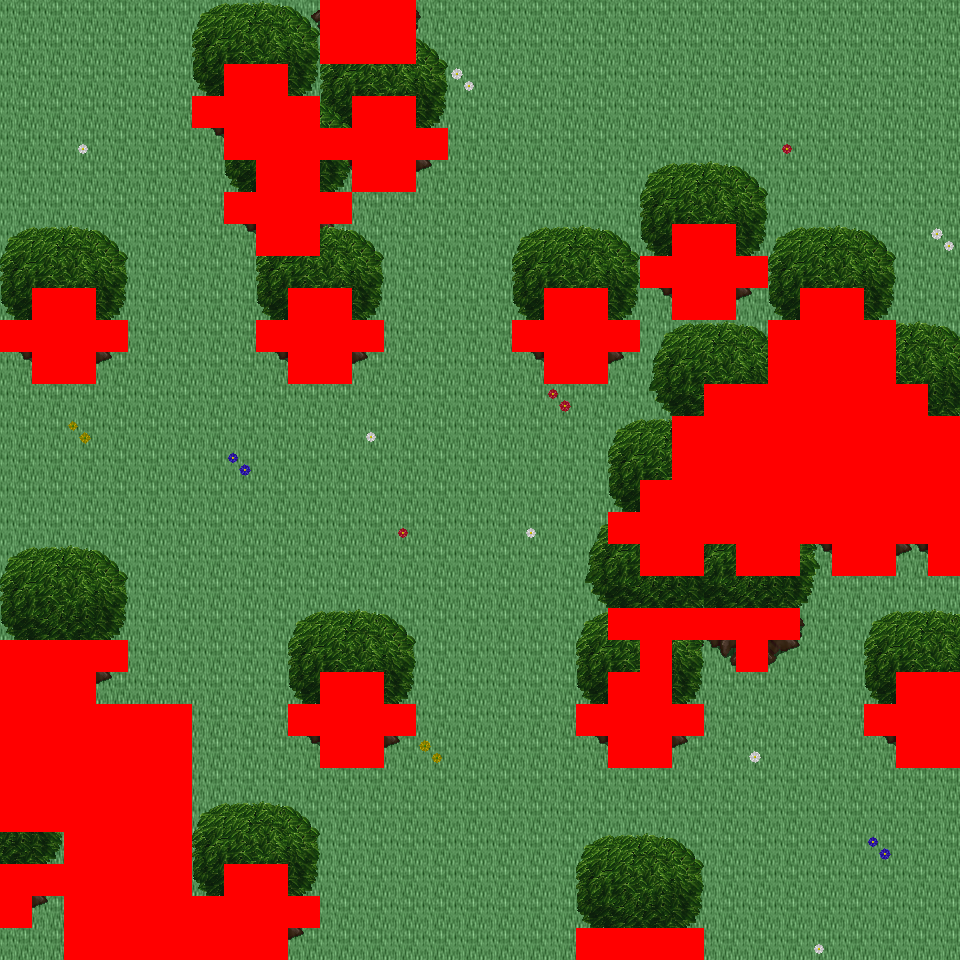

A level layout from a 2D game, rendered from its tile map. Below: a short description, then the map file with tile-grid data replaced by summaries:
An orthogonal 30x30 tile map with 32x32 px tiles, 6 tile layers (Ground, Object, Object2, Above, ...), 42 tilesets and 10 objects (10x mapExit).

<map version="1.0" orientation="orthogonal" renderorder="right-down" width="30" height="30" tilewidth="32" tileheight="32" nextobjectid="11">
  <tileset firstgid="1" name="tileset_logic_collision" tilewidth="32" tileheight="32" tilecount="1" columns="1">
    <image source="../drawable/tileset_logic_collision.png" width="32" height="32" />
  </tileset>
  <tileset firstgid="2" name="tileset_building_decoration_orbpedestal" tilewidth="32" tileheight="32" tilecount="2" columns="1">
    <image source="../drawable/tileset_building_decoration_orbpedestal.png" width="32" height="64" />
  </tileset>
  <tileset firstgid="4" name="tileset_building_decoration_block" tilewidth="32" tileheight="32" tilecount="2" columns="2">
    <image source="../drawable/tileset_building_decoration_block.png" width="64" height="32" />
  </tileset>
  <tileset firstgid="6" name="tileset_building_decoration_chimney" tilewidth="32" tileheight="32" tilecount="2" columns="1">
    <image source="../drawable/tileset_building_decoration_chimney.png" width="32" height="64" />
  </tileset>
  <tileset firstgid="8" name="tileset_building_fence_fence_chunky" tilewidth="32" tileheight="32" tilecount="21" columns="3">
    <image source="../drawable/tileset_building_fence_fence_chunky.png" width="96" height="224" />
  </tileset>
  <tileset firstgid="29" name="tileset_ground_cobbled_paving" tilewidth="32" tileheight="32" tilecount="1" columns="1">
    <image source="../drawable/tileset_ground_cobbled_paving.png" width="32" height="32" />
  </tileset>
  <tileset firstgid="30" name="tileset_ground_gravel" tilewidth="32" tileheight="32" tilecount="1" columns="1">
    <image source="../drawable/tileset_ground_gravel.png" width="32" height="32" />
  </tileset>
  <tileset firstgid="31" name="tileset_ground_stone_floors" tilewidth="32" tileheight="32" tilecount="6" columns="3">
    <image source="../drawable/tileset_ground_stone_floors.png" width="96" height="64" />
  </tileset>
  <tileset firstgid="37" name="tileset_ground_ground" tilewidth="32" tileheight="32" tilecount="33" columns="3">
    <image source="../drawable/tileset_ground_ground.png" width="96" height="352" />
  </tileset>
  <tileset firstgid="70" name="tileset_plant_bush_hedge" tilewidth="32" tileheight="32" tilecount="35" columns="5">
    <image source="../drawable/tileset_plant_bush_hedge.png" width="160" height="224" />
  </tileset>
  <tileset firstgid="105" name="tileset_plant_bush_various_small" tilewidth="32" tileheight="32" tilecount="9" columns="3">
    <image source="../drawable/tileset_plant_bush_various_small.png" width="96" height="96" />
  </tileset>
  <tileset firstgid="114" name="tileset_plant_flower_daisy_blue" tilewidth="32" tileheight="32" tilecount="8" columns="2">
    <image source="../drawable/tileset_plant_flower_daisy_blue.png" width="64" height="128" />
  </tileset>
  <tileset firstgid="122" name="tileset_plant_flower_daisy_red" tilewidth="32" tileheight="32" tilecount="8" columns="2">
    <image source="../drawable/tileset_plant_flower_daisy_red.png" width="64" height="128" />
  </tileset>
  <tileset firstgid="130" name="tileset_plant_flower_daisy_white" tilewidth="32" tileheight="32" tilecount="8" columns="2">
    <image source="../drawable/tileset_plant_flower_daisy_white.png" width="64" height="128" />
  </tileset>
  <tileset firstgid="138" name="tileset_plant_flower_daisy_yellow" tilewidth="32" tileheight="32" tilecount="8" columns="2">
    <image source="../drawable/tileset_plant_flower_daisy_yellow.png" width="64" height="128" />
  </tileset>
  <tileset firstgid="146" name="tileset_plant_vine_plait" tilewidth="32" tileheight="32" tilecount="9" columns="3">
    <image source="../drawable/tileset_plant_vine_plait.png" width="96" height="96" />
  </tileset>
  <tileset firstgid="155" name="tileset_furniture_light_iron_lamp" tilewidth="32" tileheight="32" tilecount="3" columns="1">
    <image source="../drawable/tileset_furniture_light_iron_lamp.png" width="32" height="96" />
  </tileset>
  <tileset firstgid="158" name="tileset_furniture_light_flames" tilewidth="32" tileheight="32" tilecount="6" columns="6">
    <image source="../drawable/tileset_furniture_light_flames.png" width="192" height="32" />
  </tileset>
  <tileset firstgid="164" name="tileset_ground_grass_corners" tilewidth="32" tileheight="32" tilecount="24" columns="6">
    <image source="../drawable/tileset_ground_grass_corners.png" width="192" height="128" />
  </tileset>
  <tileset firstgid="188" name="tileset_ground_grass_edges" tilewidth="32" tileheight="32" tilecount="36" columns="12">
    <image source="../drawable/tileset_ground_grass_edges.png" width="384" height="96" />
  </tileset>
  <tileset firstgid="224" name="tileset_plant_tree_tree_golden_large" tilewidth="32" tileheight="32" tilecount="24" columns="4">
    <image source="../drawable/tileset_plant_tree_tree_golden_large.png" width="128" height="192" />
  </tileset>
  <tileset firstgid="248" name="tileset_ground_water_dungeon_water" tilewidth="32" tileheight="32" tilecount="30" columns="3">
    <image source="../drawable/tileset_ground_water_dungeon_water.png" width="96" height="320" />
  </tileset>
  <tileset firstgid="278" name="tileset_plant_indoor_pot_plant_1" tilewidth="32" tileheight="32" tilecount="12" columns="6">
    <image source="../drawable/tileset_plant_indoor_pot_plant_1.png" width="192" height="64" />
  </tileset>
  <tileset firstgid="290" name="tileset_logic_creature_human_imperial" tilewidth="32" tileheight="32" tilecount="16" columns="8">
    <image source="../drawable/tileset_logic_creature_human_imperial.png" width="256" height="64" />
  </tileset>
  <tileset firstgid="306" name="tileset_item_statue_metal_and_stone" tilewidth="32" tileheight="32" tilecount="6" columns="3">
    <image source="../drawable/tileset_item_statue_metal_and_stone.png" width="96" height="64" />
  </tileset>
  <tileset firstgid="312" name="tileset_item_statue_grey_stone" tilewidth="32" tileheight="32" tilecount="4" columns="2">
    <image source="../drawable/tileset_item_statue_grey_stone.png" width="64" height="64" />
  </tileset>
  <tileset firstgid="316" name="tileset_building_castle" tilewidth="32" tileheight="32" tilecount="320" columns="20">
    <image source="../drawable/tileset_building_castle.png" width="640" height="512" />
  </tileset>
  <tileset firstgid="636" name="tileset_building_church" tilewidth="32" tileheight="32" tilecount="56" columns="8">
    <image source="../drawable/tileset_building_church.png" width="256" height="224" />
  </tileset>
  <tileset firstgid="692" name="tileset_item_pot_pot_golden" tilewidth="32" tileheight="32" tilecount="4" columns="4">
    <image source="../drawable/tileset_item_pot_pot_golden.png" width="128" height="32" />
  </tileset>
  <tileset firstgid="696" name="tileset_furniture_table_bench" tilewidth="32" tileheight="32" tilecount="3" columns="3">
    <image source="../drawable/tileset_furniture_table_bench.png" width="96" height="32" />
  </tileset>
  <tileset firstgid="699" name="tileset_item_statue_green_stone" tilewidth="32" tileheight="32" tilecount="12" columns="4">
    <image source="../drawable/tileset_item_statue_green_stone.png" width="128" height="96" />
  </tileset>
  <tileset firstgid="711" name="tileset_item_statue_green_stone_2" tilewidth="32" tileheight="32" tilecount="6" columns="2">
    <image source="../drawable/tileset_item_statue_green_stone_2.png" width="64" height="96" />
  </tileset>
  <tileset firstgid="717" name="tileset_plant_bush_hosta" tilewidth="32" tileheight="32" tilecount="9" columns="3">
    <image source="../drawable/tileset_plant_bush_hosta.png" width="96" height="96" />
  </tileset>
  <tileset firstgid="726" name="tileset_plant_tree_tree_green" tilewidth="32" tileheight="32" tilecount="88" columns="8">
    <image source="../drawable/tileset_plant_tree_tree_green.png" width="256" height="352" />
  </tileset>
  <tileset firstgid="814" name="tileset_item_banners_flag" tilewidth="32" tileheight="32" tilecount="12" columns="3">
    <image source="../drawable/tileset_item_banners_flag.png" width="96" height="128" />
  </tileset>
  <tileset firstgid="826" name="tileset_furniture_table_long_front_on" tilewidth="32" tileheight="32" tilecount="3" columns="1">
    <image source="../drawable/tileset_furniture_table_long_front_on.png" width="32" height="96" />
  </tileset>
  <tileset firstgid="829" name="tileset_item_flagpole" tilewidth="32" tileheight="32" tilecount="3" columns="1">
    <image source="../drawable/tileset_item_flagpole.png" width="32" height="96" />
  </tileset>
  <tileset firstgid="832" name="tileset_logic_portal" tilewidth="32" tileheight="32" tilecount="24" columns="8">
    <image source="../drawable/tileset_logic_portal.png" width="256" height="96" />
  </tileset>
  <tileset firstgid="856" name="tileset_logic_creature_animal" tilewidth="32" tileheight="32" tilecount="32" columns="8">
    <image source="../drawable/tileset_logic_creature_animal.png" width="256" height="128" />
  </tileset>
  <tileset firstgid="888" name="tileset_plant_tree_spruce" tilewidth="32" tileheight="32" tilecount="6" columns="2">
    <image source="../drawable/tileset_plant_tree_spruce.png" width="64" height="96" />
  </tileset>
  <tileset firstgid="894" name="tileset_light_light_5x5" tilewidth="32" tileheight="32" tilecount="25" columns="5">
    <image source="../drawable/tileset_light_light_5x5.png" width="160" height="160" />
  </tileset>
  <tileset firstgid="919" name="tileset_plant_stump_stump_brown" tilewidth="32" tileheight="32" tilecount="4" columns="2">
    <image source="../drawable/tileset_plant_stump_stump_brown.png" width="64" height="64" />
  </tileset>
  <layer name="Ground" width="30" height="30">
    <data>[900 cells, 900 non-empty, 4 distinct tile ids]</data>
  </layer>
  <layer name="Object" width="30" height="30">
    <data>[900 cells, 188 non-empty, 33 distinct tile ids]</data>
  </layer>
  <layer name="Object2" width="30" height="30">
    <data>[900 cells, 0 non-empty, 0 distinct tile ids]</data>
  </layer>
  <layer name="Above" width="30" height="30">
    <data>[900 cells, 224 non-empty, 32 distinct tile ids]</data>
  </layer>
  <layer name="Above2" width="30" height="30">
    <data>[900 cells, 34 non-empty, 17 distinct tile ids]</data>
  </layer>
  <layer name="Walkable" width="30" height="30">
    <data>[900 cells, 220 non-empty, 1 distinct tile ids]</data>
  </layer>
  <objectgroup name="MapEvents">
    <object id="1" name="south" type="mapExit" x="0" y="928" width="64" height="32">
      <properties>
        <property name="map" value="level_0_x71_y129" />
        <property name="x" value="0" />
        <property name="y" value="1" />
      </properties>
    </object>
    <object id="2" name="south2" type="mapExit" x="288" y="928" width="288" height="32">
      <properties>
        <property name="map" value="level_0_x71_y129" />
        <property name="x" value="9" />
        <property name="y" value="1" />
      </properties>
    </object>
    <object id="3" name="south3" type="mapExit" x="704" y="928" width="256" height="32">
      <properties>
        <property name="map" value="level_0_x71_y129" />
        <property name="x" value="22" />
        <property name="y" value="1" />
      </properties>
    </object>
    <object id="4" name="west" type="mapExit" x="0" y="0" width="32" height="320">
      <properties>
        <property name="map" value="level_0_x70_y128" />
        <property name="x" value="28" />
        <property name="y" value="0" />
      </properties>
    </object>
    <object id="5" name="west2" type="mapExit" x="0" y="352" width="32" height="288">
      <properties>
        <property name="map" value="level_0_x70_y128" />
        <property name="x" value="28" />
        <property name="y" value="11" />
      </properties>
    </object>
    <object id="6" name="west3" type="mapExit" x="0" y="832" width="32" height="32">
      <properties>
        <property name="map" value="level_0_x70_y128" />
        <property name="x" value="28" />
        <property name="y" value="26" />
      </properties>
    </object>
    <object id="7" name="west4" type="mapExit" x="0" y="928" width="32" height="32">
      <properties>
        <property name="map" value="level_0_x70_y128" />
        <property name="x" value="28" />
        <property name="y" value="29" />
      </properties>
    </object>
    <object id="8" name="east" type="mapExit" x="928" y="0" width="32" height="416">
      <properties>
        <property name="map" value="level_0_x72_y128" />
        <property name="x" value="1" />
        <property name="y" value="0" />
      </properties>
    </object>
    <object id="9" name="east2" type="mapExit" x="928" y="576" width="32" height="96">
      <properties>
        <property name="map" value="level_0_x72_y128" />
        <property name="x" value="1" />
        <property name="y" value="18" />
      </properties>
    </object>
    <object id="10" name="east3" type="mapExit" x="928" y="768" width="32" height="192">
      <properties>
        <property name="map" value="level_0_x72_y128" />
        <property name="x" value="1" />
        <property name="y" value="24" />
      </properties>
    </object>
  </objectgroup>
</map>
